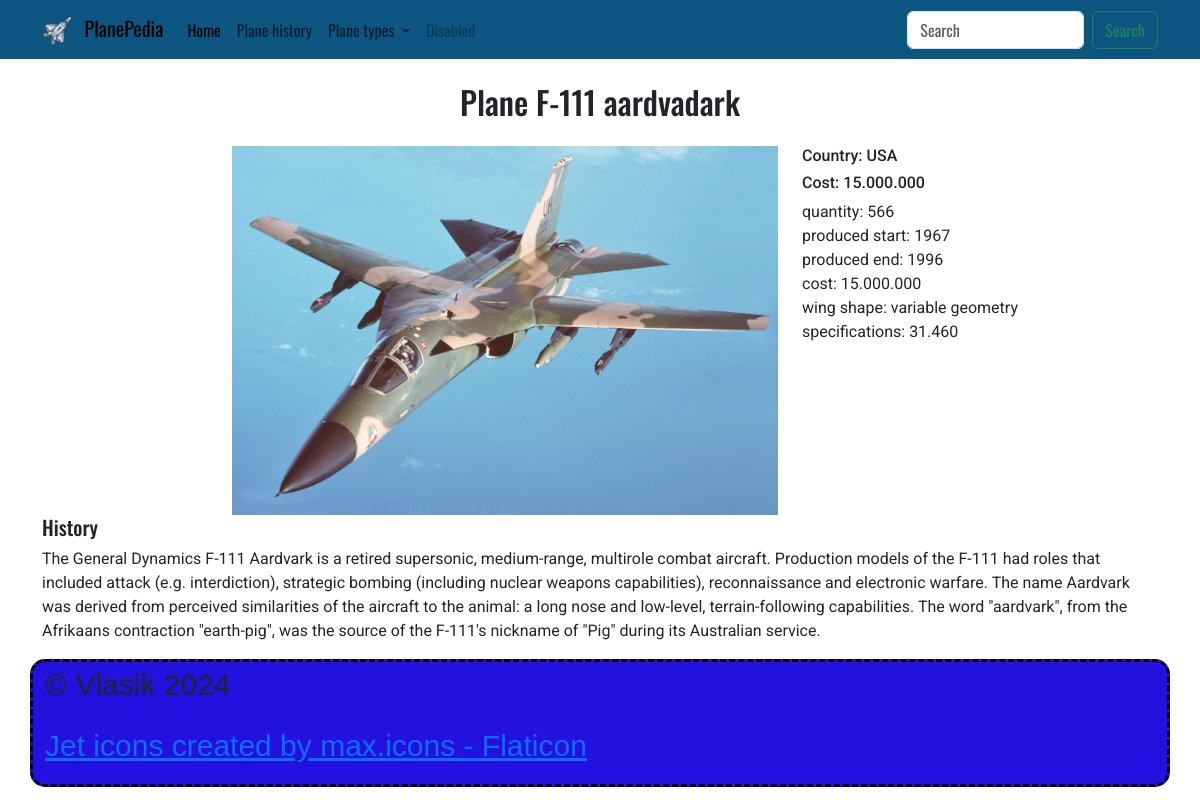
The page /plane/F-111 aardvadark on the database as committed earlier.
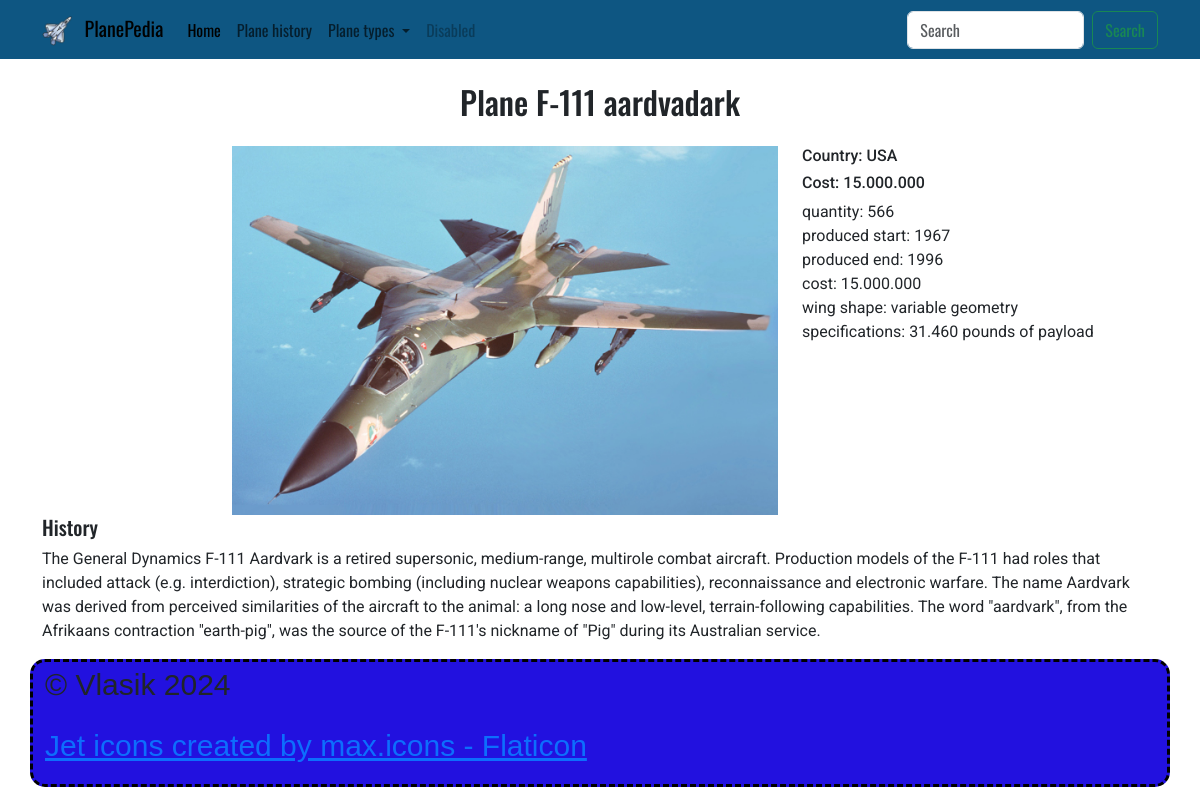
The same page on the database as committed later.
### tables this page shows
CREATE TABLE "planes" (
	"id"	INTEGER,
	"name"	TEXT,
	"category_id"	INTEGER,
	"image"	TEXT,
	"country"	TEXT,
	"quantity"	INTEGER,
	"producedstart"	TEXT,
	"producedend"	TEXT,
	"cost"	INTEGER,
	"wing_shape"	TEXT,
	"specifications"	TEXT,
	"description"	TEXT,
	"history"	TEXT,
	PRIMARY KEY("id" AUTOINCREMENT),
	FOREIGN KEY("category_id") REFERENCES "categories"("id")
);

### app.py (the view)
@app.route("/plane/<name>")
def plane_page(name):
    title = "Plane " + name
    plane = db.get_plane(name)
    return render_template("plane.html", title = title, plane = plane)

### db_scripts.py (called while the page is built)
    def open(self):
        self.conn = sqlite3.connect(self.name)
        self.conn.row_factory = sqlite3.Row
        self.cursor = self.conn.cursor()

    def close(self):
        self.cursor.close()
        self.conn.close()

    def get_plane(self, name):
        self.open()
        self.cursor.execute('''SELECT * FROM planes WHERE name=? ''', [name])
        data = self.cursor.fetchall()
        self.close()
        data = [dict(row) for row in data]
        return data[0]

### templates/plane.html
{% extends 'base.html' %}
{% block content %}
<h2 class="text-center my-4"> {{ title }}</h2>
<div class="row">
    <div class="col-12 col-md-12 col-lg-2">
    </div>
    <div class="col-12 col-md-6 col-lg-6">
        <img src="{{ url_for('static', filename='img/' + plane['image']) }}" class="img-fluid" alt="...">
    </div>
    <div class="col-12 col-md-6 col-lg-4">
        <h6>Country: {{plane['country']}}</h6>
        <h6>Cost: {{plane['cost']}}</h6>
        <div>quantity:  {{plane['quantity']}}</div>
        <div>produced start:  {{plane['producedstart']}}</div>
        <div>produced end:  {{plane['producedend']}}</div>
        <div>cost:  {{plane['cost']}}</div>
        <div>wing shape:  {{plane['wing_shape']}}</div>
        <div>specifications:  {{plane['specifications']}}</div>
    </div>
</div>
<h5>History</h5>
<p>
    {{plane['history']}}
</p>
{% endblock content %}

### templates/base.html (shortened to what this page needs)
<!DOCTYPE html>
<html lang="en">
<head>
    <link href="https://cdn.jsdelivr.net/npm/bootstrap@5.3.2/dist/css/bootstrap.min.css" rel="stylesheet"
>
    <link rel="stylesheet" href="/static/style.css">
</head>
<body>
    {% include 'menu.html' %}
    <main class="container">
        {% block content %}
        {% endblock content %}
    </main>
    <footer class="container">
        <p>&copy; Vlasik 2024</p>
        <p><a href="https://www.flaticon.com/free-icons/jet" title="jet icons">Jet icons created by max.icons -
                Flaticon</a></p>
    </footer>
</body>
</html>

### templates/menu.html (shortened to what this page needs)
<header style="background: rgb(14, 86, 130)">
    <nav class="navbar navbar-expand-lg">
        <div class="container">
          <a class="navbar-brand" href="#">
            <img src="/static/img/air-force.png" alt="" width="30" class="me-2">
            PlanePedia</a>
          <div class="collapse navbar-collapse" id="navbarSupportedContent">
            <ul class="navbar-nav me-auto mb-2 mb-lg-0">
              <li class="nav-item">
                <a class="nav-link active" aria-current="page" href="#">Home</a>
              </li>
              <li class="nav-item">
                <a class="nav-link" href="#">Plane history</a>
              </li>
              <li class="nav-item dropdown">
                <a class="nav-link dropdown-toggle" href="#" role="button" data-bs-toggle="dropdown" aria-expanded="false">
                  Plane types
                </a>
              </li>
              <li class="nav-item">
                <a class="nav-link disabled" aria-disabled="true">Disabled</a>
              </li>
            </ul>
            <form class="d-flex" role="search">
              <input class="form-control me-2" type="search" placeholder="Search" aria-label="Search">
              <button class="btn btn-outline-success" type="submit">Search</button>
            </form>
          </div>
        </div>
      </nav>
</header>

### static/style.css (style rules this page uses)
body { font-family: "Roboto", sans-serif; }
h1, h2, h3, h4, h5, header { font-family: "Oswald", sans-serif; }
footer { background: rgb(34, 17, 223); font-size: 30px; font-family: 'Lucida Sans', 'Lucida Sans Regular', 'Lucida Grande', 'Lucida Sans Unicode', Geneva, Verdana, sans-serif; border: 3px dashed rgb(0, 0, 0); border-radius: 15px; }

Rows that differ between the two databases and show on the page:
changed planes "USA": specifications "31.460" → "31.460 pounds of payload"
